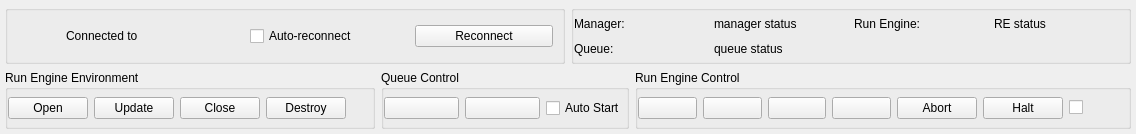
<?xml version="1.0" encoding="UTF-8"?>
<ui version="4.0">
 <class>Form</class>
 <widget class="QWidget" name="Form">
  <property name="geometry">
   <rect>
    <x>0</x>
    <y>0</y>
    <width>1136</width>
    <height>134</height>
   </rect>
  </property>
  <property name="windowTitle">
   <string>Form</string>
  </property>
  <layout class="QVBoxLayout" name="verticalLayout">
   <property name="leftMargin">
    <number>5</number>
   </property>
   <property name="topMargin">
    <number>5</number>
   </property>
   <property name="rightMargin">
    <number>5</number>
   </property>
   <property name="bottomMargin">
    <number>5</number>
   </property>
   <item>
    <widget class="QFrame" name="frame">
     <property name="frameShape">
      <enum>QFrame::NoFrame</enum>
     </property>
     <property name="frameShadow">
      <enum>QFrame::Raised</enum>
     </property>
     <layout class="QHBoxLayout" name="horizontalLayout_2">
      <property name="leftMargin">
       <number>0</number>
      </property>
      <property name="topMargin">
       <number>0</number>
      </property>
      <property name="rightMargin">
       <number>0</number>
      </property>
      <property name="bottomMargin">
       <number>0</number>
      </property>
      <item>
       <widget class="QGroupBox" name="groupBox">
        <property name="title">
         <string/>
        </property>
        <layout class="QHBoxLayout" name="horizontalLayout_6">
         <property name="leftMargin">
          <number>12</number>
         </property>
         <item>
          <widget class="QLabel" name="QSLEDLabel">
           <property name="sizePolicy">
            <sizepolicy hsizetype="Fixed" vsizetype="Fixed">
             <horstretch>0</horstretch>
             <verstretch>0</verstretch>
            </sizepolicy>
           </property>
           <property name="minimumSize">
            <size>
             <width>20</width>
             <height>20</height>
            </size>
           </property>
           <property name="styleSheet">
            <string notr="true">background-color: transparent; border-radius: 8px;</string>
           </property>
           <property name="frameShape">
            <enum>QFrame::NoFrame</enum>
           </property>
           <property name="text">
            <string/>
           </property>
           <property name="alignment">
            <set>Qt::AlignCenter</set>
           </property>
           <property name="margin">
            <number>0</number>
           </property>
           <property name="indent">
            <number>-1</number>
           </property>
          </widget>
         </item>
         <item>
          <spacer name="horizontalSpacer_4">
           <property name="orientation">
            <enum>Qt::Horizontal</enum>
           </property>
           <property name="sizeType">
            <enum>QSizePolicy::Maximum</enum>
           </property>
           <property name="sizeHint" stdset="0">
            <size>
             <width>20</width>
             <height>20</height>
            </size>
           </property>
          </spacer>
         </item>
         <item>
          <widget class="QLabel" name="serverAddrLabel">
           <property name="text">
            <string>Connected to </string>
           </property>
          </widget>
         </item>
         <item>
          <spacer name="horizontalSpacer">
           <property name="orientation">
            <enum>Qt::Horizontal</enum>
           </property>
           <property name="sizeType">
            <enum>QSizePolicy::Maximum</enum>
           </property>
           <property name="sizeHint" stdset="0">
            <size>
             <width>40</width>
             <height>20</height>
            </size>
           </property>
          </spacer>
         </item>
         <item>
          <widget class="QCheckBox" name="checkBox">
           <property name="text">
            <string>Auto-reconnect</string>
           </property>
          </widget>
         </item>
         <item>
          <spacer name="horizontalSpacer_2">
           <property name="orientation">
            <enum>Qt::Horizontal</enum>
           </property>
           <property name="sizeType">
            <enum>QSizePolicy::Fixed</enum>
           </property>
           <property name="sizeHint" stdset="0">
            <size>
             <width>20</width>
             <height>20</height>
            </size>
           </property>
          </spacer>
         </item>
         <item>
          <widget class="QPushButton" name="reconnectButton">
           <property name="maximumSize">
            <size>
             <width>150</width>
             <height>16777215</height>
            </size>
           </property>
           <property name="toolTip">
            <string>Reconnect to the last successful server</string>
           </property>
           <property name="text">
            <string>Reconnect</string>
           </property>
          </widget>
         </item>
        </layout>
       </widget>
      </item>
      <item>
       <widget class="QGroupBox" name="groupBox_4">
        <property name="title">
         <string/>
        </property>
        <layout class="QGridLayout" name="gridLayout">
         <property name="leftMargin">
          <number>0</number>
         </property>
         <property name="topMargin">
          <number>0</number>
         </property>
         <property name="rightMargin">
          <number>0</number>
         </property>
         <property name="bottomMargin">
          <number>0</number>
         </property>
         <property name="verticalSpacing">
          <number>0</number>
         </property>
         <item row="1" column="1">
          <widget class="QLabel" name="queueStatusLabel">
           <property name="text">
            <string>queue status</string>
           </property>
           <property name="alignment">
            <set>Qt::AlignLeading|Qt::AlignLeft|Qt::AlignVCenter</set>
           </property>
          </widget>
         </item>
         <item row="1" column="0">
          <widget class="QLabel" name="label_6">
           <property name="text">
            <string>Queue:</string>
           </property>
          </widget>
         </item>
         <item row="0" column="0">
          <widget class="QLabel" name="label_3">
           <property name="sizePolicy">
            <sizepolicy hsizetype="Preferred" vsizetype="Preferred">
             <horstretch>0</horstretch>
             <verstretch>0</verstretch>
            </sizepolicy>
           </property>
           <property name="text">
            <string>Manager:</string>
           </property>
          </widget>
         </item>
         <item row="0" column="1">
          <widget class="QLabel" name="managerLabel">
           <property name="text">
            <string>manager status</string>
           </property>
          </widget>
         </item>
         <item row="0" column="2">
          <widget class="QLabel" name="label_4">
           <property name="text">
            <string>Run Engine:</string>
           </property>
          </widget>
         </item>
         <item row="0" column="3">
          <widget class="QLabel" name="runengineLabel">
           <property name="text">
            <string>RE status</string>
           </property>
          </widget>
         </item>
        </layout>
       </widget>
      </item>
     </layout>
    </widget>
   </item>
   <item>
    <widget class="QWidget" name="widget_2" native="true">
     <layout class="QHBoxLayout" name="horizontalLayout_5" stretch="1,1,2">
      <property name="leftMargin">
       <number>0</number>
      </property>
      <property name="topMargin">
       <number>0</number>
      </property>
      <property name="rightMargin">
       <number>0</number>
      </property>
      <property name="bottomMargin">
       <number>0</number>
      </property>
      <item>
       <widget class="QGroupBox" name="groupBox_2">
        <property name="title">
         <string>Run Engine Environment</string>
        </property>
        <layout class="QHBoxLayout" name="horizontalLayout_4">
         <property name="leftMargin">
          <number>0</number>
         </property>
         <property name="topMargin">
          <number>0</number>
         </property>
         <property name="rightMargin">
          <number>0</number>
         </property>
         <property name="bottomMargin">
          <number>0</number>
         </property>
         <item>
          <widget class="QPushButton" name="runEngineOpenButton">
           <property name="toolTip">
            <string>Initiate the creation of a new RE Worker environment. The request will succeed only if RE Manager is in ‘idle’ state and the environment does not exist.</string>
           </property>
           <property name="text">
            <string>Open</string>
           </property>
          </widget>
         </item>
         <item>
          <widget class="QPushButton" name="runEngineUpdateButton">
           <property name="text">
            <string>Update</string>
           </property>
          </widget>
         </item>
         <item>
          <widget class="QPushButton" name="runEngineCloseButton">
           <property name="toolTip">
            <string>Initiate the operation of closing the existing RE Worker environment. Fails if there is no existing environment or if RE Manager is not in ‘idle’ state.</string>
           </property>
           <property name="text">
            <string>Close</string>
           </property>
          </widget>
         </item>
         <item>
          <widget class="QPushButton" name="runEngineDestroyButton">
           <property name="toolTip">
            <string>Initiate the operation of destroying of the existing (unresponsive) RE Worker environment. </string>
           </property>
           <property name="text">
            <string>Destroy</string>
           </property>
          </widget>
         </item>
         <item>
          <widget class="QLabel" name="RELEDLabel">
           <property name="sizePolicy">
            <sizepolicy hsizetype="Fixed" vsizetype="Fixed">
             <horstretch>0</horstretch>
             <verstretch>0</verstretch>
            </sizepolicy>
           </property>
           <property name="minimumSize">
            <size>
             <width>20</width>
             <height>20</height>
            </size>
           </property>
           <property name="styleSheet">
            <string notr="true">background-color: transparent; border-radius: 8px;</string>
           </property>
           <property name="frameShape">
            <enum>QFrame::NoFrame</enum>
           </property>
           <property name="text">
            <string/>
           </property>
           <property name="alignment">
            <set>Qt::AlignCenter</set>
           </property>
           <property name="margin">
            <number>0</number>
           </property>
           <property name="indent">
            <number>-1</number>
           </property>
          </widget>
         </item>
        </layout>
       </widget>
      </item>
      <item>
       <widget class="QGroupBox" name="groupBox_5">
        <property name="title">
         <string>Queue Control</string>
        </property>
        <layout class="QGridLayout" name="gridLayout_5">
         <property name="leftMargin">
          <number>0</number>
         </property>
         <property name="topMargin">
          <number>0</number>
         </property>
         <property name="rightMargin">
          <number>0</number>
         </property>
         <property name="bottomMargin">
          <number>0</number>
         </property>
         <property name="horizontalSpacing">
          <number>-1</number>
         </property>
         <property name="verticalSpacing">
          <number>5</number>
         </property>
         <item row="1" column="1">
          <widget class="QPushButton" name="queueStopButton">
           <property name="minimumSize">
            <size>
             <width>0</width>
             <height>0</height>
            </size>
           </property>
           <property name="toolTip">
            <string>Stop execution of the queue after completion of the currently running plan</string>
           </property>
           <property name="icon">
            <iconset>
             <normaloff>icons/stop.png</normaloff>icons/stop.png</iconset>
           </property>
          </widget>
         </item>
         <item row="1" column="0">
          <widget class="QPushButton" name="queuePlayButton">
           <property name="minimumSize">
            <size>
             <width>0</width>
             <height>0</height>
            </size>
           </property>
           <property name="toolTip">
            <string>Start execution of the queue</string>
           </property>
           <property name="icon">
            <iconset>
             <normaloff>icons/play.png</normaloff>icons/play.png</iconset>
           </property>
          </widget>
         </item>
         <item row="1" column="2">
          <widget class="QCheckBox" name="autoStartCheckBox">
           <property name="text">
            <string>Auto Start</string>
           </property>
          </widget>
         </item>
        </layout>
       </widget>
      </item>
      <item>
       <widget class="QGroupBox" name="groupBox_3">
        <property name="title">
         <string>Run Engine Control</string>
        </property>
        <layout class="QHBoxLayout" name="horizontalLayout_3">
         <property name="leftMargin">
          <number>0</number>
         </property>
         <property name="topMargin">
          <number>0</number>
         </property>
         <property name="rightMargin">
          <number>0</number>
         </property>
         <property name="bottomMargin">
          <number>0</number>
         </property>
         <item>
          <widget class="QPushButton" name="reResumeButton">
           <property name="sizePolicy">
            <sizepolicy hsizetype="Minimum" vsizetype="Fixed">
             <horstretch>0</horstretch>
             <verstretch>0</verstretch>
            </sizepolicy>
           </property>
           <property name="minimumSize">
            <size>
             <width>0</width>
             <height>0</height>
            </size>
           </property>
           <property name="toolTip">
            <string>Resume</string>
           </property>
           <property name="icon">
            <iconset>
             <normaloff>icons/resume.png</normaloff>icons/resume.png</iconset>
           </property>
          </widget>
         </item>
         <item>
          <widget class="QPushButton" name="rePauseButton_deferred">
           <property name="minimumSize">
            <size>
             <width>0</width>
             <height>0</height>
            </size>
           </property>
           <property name="acceptDrops">
            <bool>true</bool>
           </property>
           <property name="toolTip">
            <string>Pause the plan at the next checkpoint</string>
           </property>
           <property name="icon">
            <iconset>
             <normaloff>icons/pause.png</normaloff>icons/pause.png</iconset>
           </property>
          </widget>
         </item>
         <item>
          <widget class="QPushButton" name="rePauseButton_immediate">
           <property name="minimumSize">
            <size>
             <width>0</width>
             <height>0</height>
            </size>
           </property>
           <property name="toolTip">
            <string>Pause the plan immediately</string>
           </property>
           <property name="icon">
            <iconset>
             <normaloff>icons/pause_2.png</normaloff>icons/pause_2.png</iconset>
           </property>
          </widget>
         </item>
         <item>
          <widget class="QPushButton" name="reStopButton">
           <property name="minimumSize">
            <size>
             <width>0</width>
             <height>0</height>
            </size>
           </property>
           <property name="toolTip">
            <string>Stop</string>
           </property>
           <property name="icon">
            <iconset>
             <normaloff>icons/stop.png</normaloff>icons/stop.png</iconset>
           </property>
          </widget>
         </item>
         <item>
          <widget class="QPushButton" name="reAbortButton">
           <property name="toolTip">
            <string>Abort</string>
           </property>
           <property name="text">
            <string>Abort</string>
           </property>
          </widget>
         </item>
         <item>
          <widget class="QPushButton" name="reHaltButton">
           <property name="text">
            <string>Halt</string>
           </property>
          </widget>
         </item>
         <item>
          <widget class="QCheckBox" name="advancedCheckBox">
           <property name="toolTip">
            <string>Enable/disable advanced mode</string>
           </property>
           <property name="text">
            <string/>
           </property>
          </widget>
         </item>
        </layout>
       </widget>
      </item>
     </layout>
    </widget>
   </item>
  </layout>
 </widget>
 <resources/>
 <connections/>
</ui>
